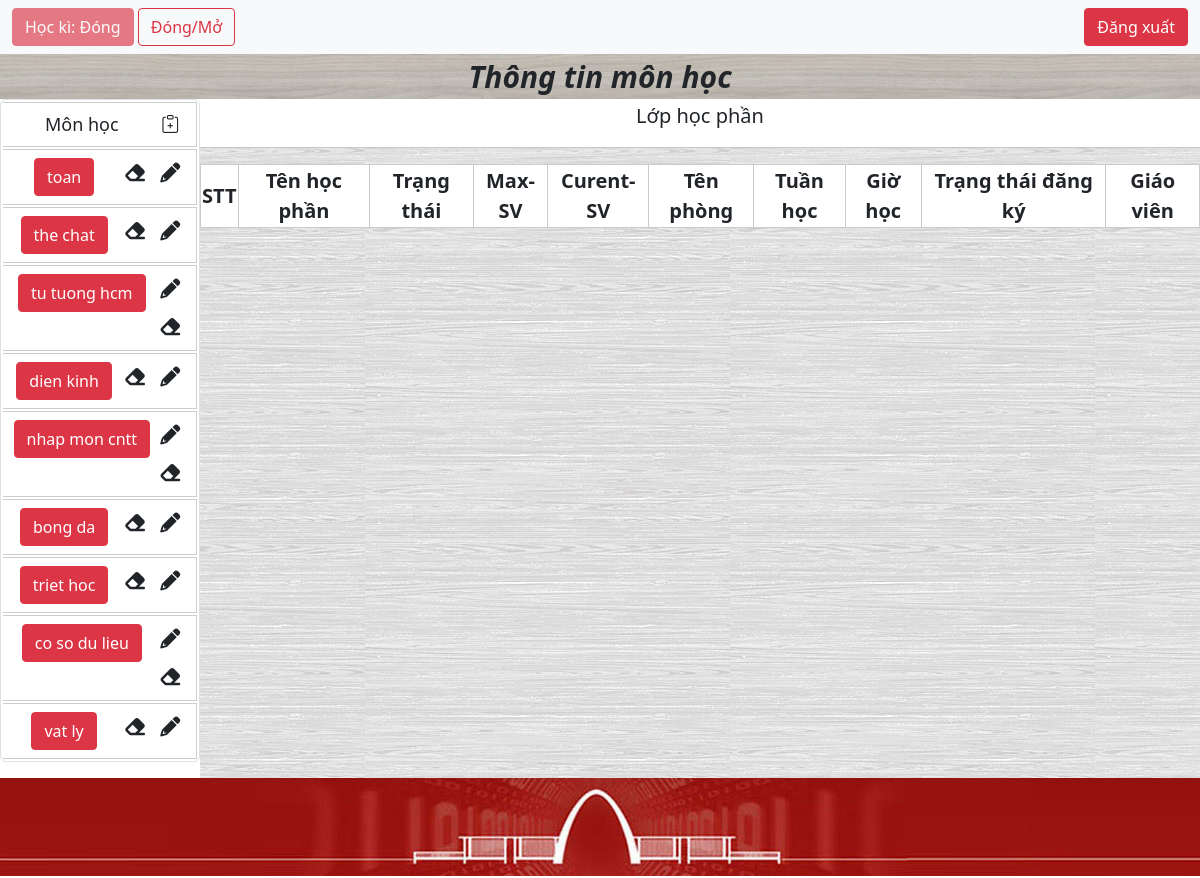
Page /admin/index.php (signed in) on the committed database.
### tables this page shows
CREATE TABLE `mon_hoc` (
  `mh_id` varchar(30) NOT NULL,
  `mh_ten_mon` varchar(30) NOT NULL,
  `mh_thoi_gian_hoc` int(11) NOT NULL
);

### admin/index.php (the view, shortened to what this page needs)
<?php
    include './header.php';
    $trang_thai = '';
    $sql = "SELECT * FROM admin";
    $result = mysqli_query($conn, $sql);
    if(mysqli_num_rows($result)>0) {
        $row = mysqli_fetch_assoc($result);
        if($row['trang_thai'] == 'Đóng'){
            $trang_thai = 'Đóng';
        }else{
            $trang_thai = 'Mở';
        }
    }
?>
    <div class="img_back">
<div>
<nav class="navbar navbar-expand-lg navbar-light bg-light">
  <div class="container-fluid">
    <div class="collapse navbar-collapse" id="navbarSupportedContent">
      <ul class="navbar-nav me-auto mb-2 mb-lg-0">
        <li class="nav-item bt-group">
        <span><button class="btn btn-danger disabled" >Học kì: <?php echo $trang_thai ?></button></span>
        <button class="btn btn-outline-danger" ><a href="trangThai.php?trang_thai=<?php echo $trang_thai ?>">Đóng/Mở</a></button>
        </li>
      </ul>
      <form class="d-flex navbar-nav mb-7 mb-lg-0">
        <button class="btn btn-danger" type="button"><a href="../index/logout.php" >Đăng xuất</a></button>
      </form>
    </div>
  </div>
</nav>
            </div>
        <div class="tieu_de">Thông tin môn học</div>
        <div class="row cot0">
            <div class="col-sm-2 cot cot1">
                <table class="table">
                    <thead>
                        <tr>
                            <th scope="col">
                                <div class="container_swap">
                                    <div class="div_left">Môn học </div>
                                    <div class="div_right"><a href="./class/addClass.php"><i class="bi bi-clipboard-plus"></i></a></div>
                                </div>
                            </th>
                        </tr>
                    </thead>
                    <tbody>
            <?php
                $sql = "SELECT * FROM mon_hoc";
                $result = mysqli_query($conn, $sql);
                if(mysqli_num_rows($result)>0) {
                    while($row = mysqli_fetch_assoc($result)) {
                        ?>
                        <tr>
                           <th scope="row"><button type="button" class="btn btn-danger" onclick="handleDetails('<?php echo $row['mh_id'] ?>')"><?php echo $row['mh_ten_mon'] ?></button>
                           <div class="div_right"><a href="subject/updateSubject.php?mh_id=<?php echo $row['mh_id'] ?>"><i class="fas fa-pencil-alt"></i></a></div>
                           <div class="div_right"><a href="subject/deleteSubject.php?mh_id=<?php echo $row['mh_id'] ?>"><i class="fas fa-eraser"></i></a></div>
                       </tr>
                    <?php }
                }
            ?>
                    </tbody>
                </table>
            </div>
            <div class="col-sm-10 cot cot2">
                <div class="cot2_1">Lớp học phần<hr></div>
                <div class="bang_monhoc">
                <table id="tableSubject" >
                    <thead class="bg-primary_sv">
                    <tr>
                    <th>STT</th>
                    <th>Tên học phần</th>
                    <th>Trạng thái</th>
                    <th>Max-SV</th>
                    <th>Curent-SV</th>
                    <th>Tên phòng</th>
                    <th>Tuần học</th>
                    <th>Giờ học</th>
                    <th>Trạng thái đăng ký</th>
                    <th>Giáo viên</th>
                </tr>
                </table>
                </div>
            </div>
        </div>
    </div>
    <div class="end"></div>
<?php
    include '../index/footer.php';
?>

### admin/header.php (shortened to what this page needs)
<!DOCTYPE html>
<html lang="en">
<head>
    <link href="https://cdn.jsdelivr.net/npm/bootstrap@5.1.3/dist/css/bootstrap.min.css" rel="stylesheet">
    <link rel="stylesheet" href="../css/style.css">
    <link rel="stylesheet" href="https://cdnjs.cloudflare.com/ajax/libs/font-awesome/6.0.0-beta2/css/all.min.css" />
    <link rel="stylesheet" href="https://cdn.jsdelivr.net/npm/bootstrap-icons@1.6.1/font/bootstrap-icons.css">
    <link rel="stylesheet" href="https://cdnjs.cloudflare.com/ajax/libs/font-awesome/6.0.0-beta2/css/all.min.css">
</head>
<body>

### index/footer.php (shortened to what this page needs)
</body>
</html>

### css/style.css (style rules this page uses)
a { text-decoration: none; color: unset; }
.img_back { background-image: url(../images/back_1.jpg); width: auto; height: 100%; box-sizing: border-box; position: relative; overflow-x: auto; }
.cot { height: 100%; text-align: center; font-size: 20px; }
.cot1 { background-color: white; }
.cot2_1 { padding-top: 2px; width: auto; height: auto; background-color: white; }
.tieu_de { width: 100%; text-align: center; font-size: 30px; font-style: italic; font-weight: bolder; background-image: url(../images/van_go.jpg); }
.row { --bs-gutter-x: unset; width: 100%; }
.end { width: 100%; float: left; background: url('../images/footer.jpg') no-repeat top; height: 100px; bottom: 0px; }
.bang_monhoc { width: 100%; overflow-x: auto; }
form.d-flex { margin-left: 20%; }
.container_swap { width: 20%px; }
.div_left { width: 80%; float: left; text-align: center; }
.div_right { width: 20%; float: right; text-align: center; }
.bg-primary_sv { background-color: white; width: 100%; }
a { text-decoration: none; }
li { display: list-item; text-align: -webkit-match-parent; }
table { border-collapse:separate; border:solid black 1px; border-radius:6px; -moz-border-radius:6px; }
td, th { border-left:solid black 1px; border-top:solid black 1px; }
th { background-color: white; border-top: none; }
td:first-child, th:first-child { border-left: none; }
.table>thead { vertical-align: middle; text-align: center; }
.table>tbody { vertical-align:middle; }
table#tableSubject, th, td { border:1px solid #ccc; }
table#tableSubject { border-collapse:collapse; width:100%; }
tr { text-align: center; background-color: white; }
.table thead th { font-size: large; font-weight: 500; }

### rows in the picture
mon_hoc: mh_ten_mon "toan"
mon_hoc: mh_ten_mon "the chat"
mon_hoc: mh_ten_mon "tu tuong hcm"
mon_hoc: mh_ten_mon "dien kinh"
mon_hoc: mh_ten_mon "nhap mon cntt"
mon_hoc: mh_ten_mon "bong da"
mon_hoc: mh_ten_mon "triet hoc"
mon_hoc: mh_ten_mon "co so du lieu"
mon_hoc: mh_ten_mon "vat ly"

### other values in the picture
$trang_thai "Đóng"
